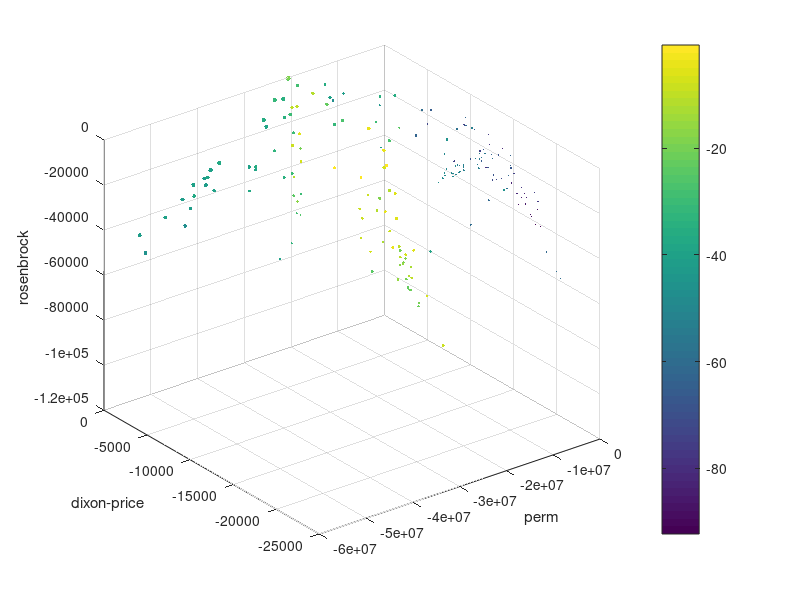

The MATLAB source for this figure: (Note: this script raises an error after producing the figure.)
% %% parameters
% % for Dixon-Price
% indx=1:5;
% [iX,iY]=meshgrid(indx,indx);
% 
% dpMat=iX.^iY;
% 
% %% define objective function--bigger and better
% f=@(x) [sum(sum((dpMat+.5).*((repmat(x,5,1)./iX).^iY-1),2).^2,1);
%         (x(1)-1)^2+dot(indx(2:end),(2*x(2:end).^2-x(1:(end-1))).^2);
%         sum(100*(x(2:end)-x(1:(end-1)).^2).^2+(x(1:(end-1))-1).^2);
%         100*norm(x+3*ones(1,5),1)^4;
%         100*norm(x+[-1,-1,0,1,1])^4;
%         dot(2.5*indx-2.5,abs(x))];
% 
% %% define objective function--original
% % f=@(x) [sum(sum((dpMat+.5).*((repmat(x,5,1)./iX).^iY-1),2).^2,1);
% %         (x(1)-1)^2+dot(indx(2:end),(2*x(2:end).^2-x(1:(end-1))).^2);
% %         sum(100*(x(2:end)-x(1:(end-1)).^2).^2+(x(1:(end-1))-1).^2);
% %         dot(2.5*indx-2.5,abs(x))];
% 
% %% optimize
% options=gaoptimset('PopulationSize',2500, 'generations', (5*100)*2,'InitialPopulation',[1:5;2.^-((2.^[1:5]-2)./2.^[1:5]);ones(1,5);-3*ones(1,5);[-3,-3,0,3,3];zeros(1,5)]);
% [pArchs,vals]=gamultiobj(f,5,[],[],[],[],-5*ones(5,1),5*ones(5,1),options);
% 
% %% post processing
% % take a sample of the pareto front whch spans the space well.
% % eh screw it. my head hurts and this seems to be the topological set cover
% % I think it's related to delauney triangulation but I'll just do random
% targetNum=150;
% savArchs=pArchs;
% savVals=vals;
% 
% smplIndx=randsample(size(savArchs,1),targetNum);
% pArchs=savArchs(smplIndx,:);
% vals=savVals(smplIndx,:);

% load('continuous_inPaperV5_0.mat')
load('continuous_6obj_1500_2pop.mat')

divisor=3.25;
oldClrMap=hsv2rgb([linspace(0,2/3,64)',ones(64,2)]);
%% make scatter plot
figure
% scatter3(vals(:,1),vals(:,2),vals(:,3),1000,vals(:,4),'.');
scatter3(-vals(:,1),-vals(:,2),-vals(:,3),max(vals(:,6))-vals(:,6)+eps,-vals(:,5),'.');
xlabel('perm');
ylabel('dixon-price');
zlabel('rosenbrock');
colorbar;
savefig('contiToy_Scatter_6objNorms_full_max.fig');

%% make cityplot
figure();
cityplot3d(squareform(pdist(pArchs)),-vals,'DesignLabels',pArchs, 'RoadLimit', ceil((targetNum/divisor)^2), 'RoadColors', oldClrMap); % -vals makes into a maximization so want big cities with skyscrapers
view(1.473421485022669e+02, 70.585957777759063)
savefig('contiToy_Cityplot_6objNorms_full.fig');
% cityplot3d(squareform(pdist(pArchs)),-vals(:,1:3),'DesignLabels', pArchs);
% savefig('contiToy_Cityplot_6objNorms_full3Obj_max.fig');

%% make scatter plot, min
figure
% scatter3(vals(:,1),vals(:,2),vals(:,3),1000,vals(:,4),'.');
scatter3(vals(:,1),vals(:,2),vals(:,3),vals(:,6)+eps,vals(:,5),'.');
xlabel('perm');
ylabel('dixon-price');
zlabel('rosenbrock');
colorbar;
savefig('contiToy_Scatter_6objNorms_full.fig');
%% make cityplot, min.
figure();
cityplot3d(squareform(pdist(pArchs)),vals,'DesignLabels',pArchs, 'RoadLimit', ceil((targetNum/divisor)^2), 'RoadColors', oldClrMap); % -vals makes into a maximization so want big cities with skyscrapers
view(1.353421485022669e+02, 68.585957777759063)
savefig('contiToy_Cityplot_6objNorms_full.fig');
% cityplot3d(squareform(pdist(pArchs)),vals(:,1:3),'DesignLabels', pArchs);
% savefig('contiToy_Cityplot_6objNorms_full3Obj.fig');

%% move around the datatip and create a movie.
% %see: getframe, movie2avi, movie for movie generation (or already done in
% %VisCodes for rotating stuff)
% %see: undocumentedmatlab: "Controlling plot data-tips" for data tip movement.
% for(indx=1:size(plotting,1))
%     cursor=hdt.CurrentDataCursor;
%     update(cursor,[plotting(indx,:),1;plotting(indx,:),0;plotting(indx,:),-1])
%     drawnow
% end

%% make cityplot of the parts which are in the big block
% care=[1,2,3,6];
% minObj=min(vals,[],1);
% maxObj=max(vals,[],1);
% nVals=(vals-repmat(minObj,size(vals,1),1))./repmat(maxObj-minObj,size(vals,1),1);
% 
% [minObj,whichOpt]=min(nVals,[],2);
% keep=ismember(whichOpt,care);
% 
% cityplot3d(figure(),squareform(pdist(pArchs)),-real(keep),'DesignLabels',pArchs); % verfiy which points to keep
% % savefig('contiToy_Cityplot_6objNorms_origObj.fig');
% 
% figure
% % scatter3(vals(:,1),vals(:,2),vals(:,3),1000,vals(:,4),'.');
% scatter3(vals(keep,1),vals(keep,2),vals(keep,3),1000,vals(keep,5),'.');
% xlabel('perm');
% ylabel('dixon-price');
% zlabel('rosenbrock');
% colorbar;
% % savefig('contiToy_scatter_6objNorms_origObj.fig');

%% make cityplot
% cityplot3d(figure(),squareform(pdist(pArchs(keep,:))),-vals(keep,care),'DesignLabels',pArchs(keep,:));
% savefig('contiToy_Cityplot_6objNorms_keep3obj.fig');